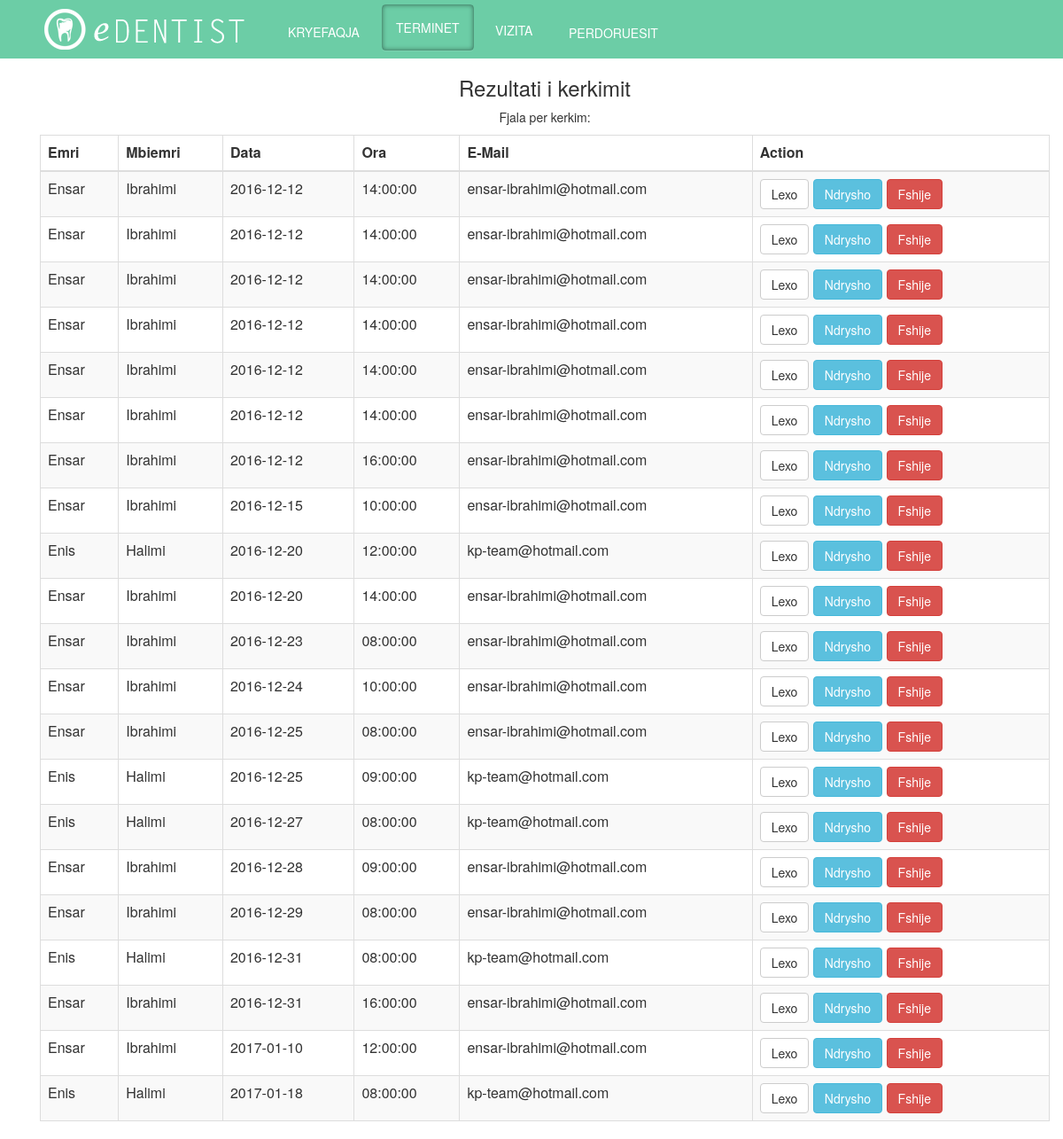
Page /admin/CRUD/search.php (signed in) on the earlier database version.
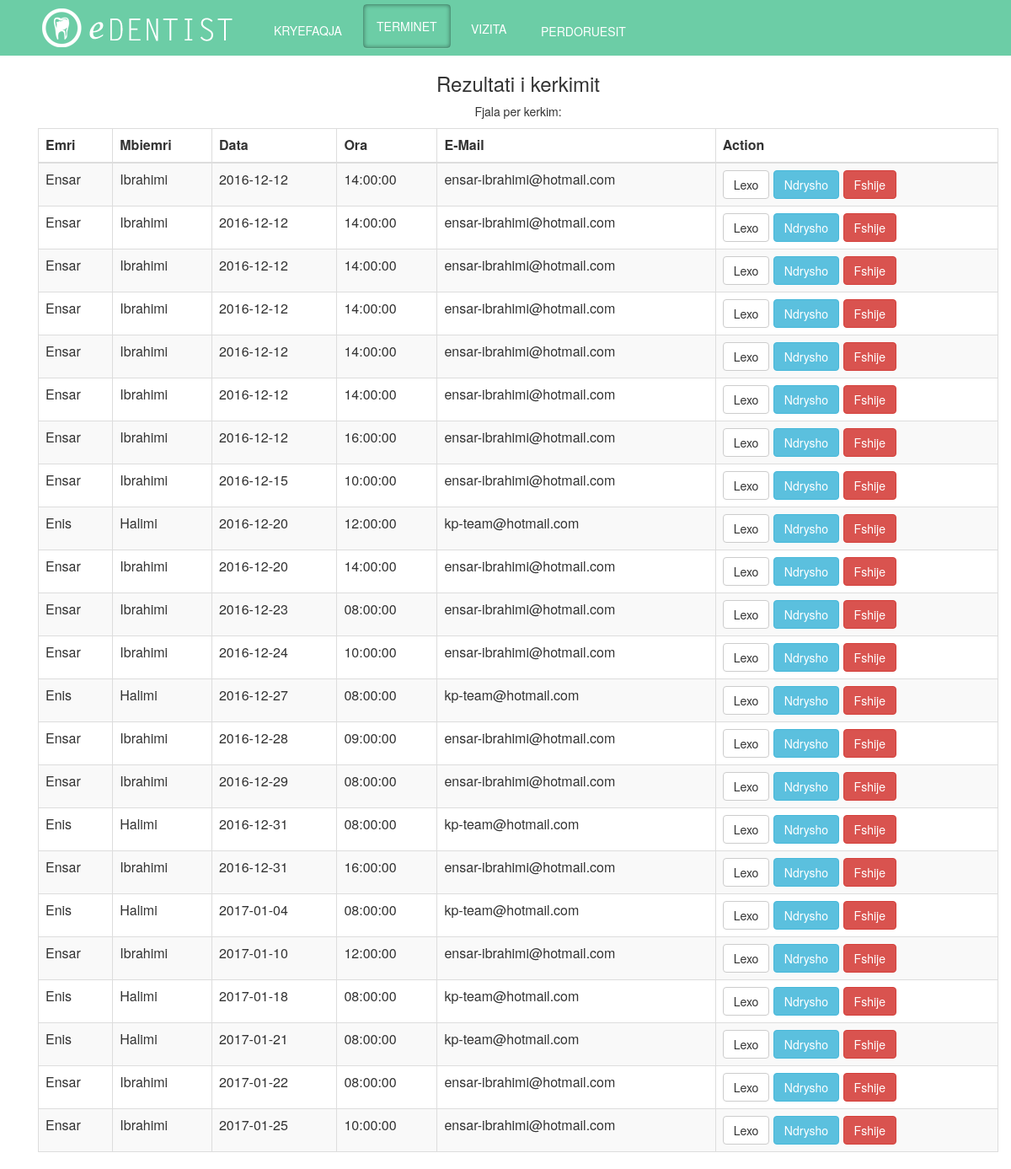
Same page on the later database version.
### tables this page shows
CREATE TABLE `user` (
  `user_id` int(11) NOT NULL,
  `username` varchar(100) NOT NULL,
  `password` varchar(100) NOT NULL,
  `name` varchar(100) NOT NULL,
  `surname` varchar(100) NOT NULL,
  `email` varchar(100) NOT NULL,
  `admin` tinyint(1) NOT NULL
);

CREATE TABLE `termini` (
  `id_termini` int(11) NOT NULL,
  `date` date NOT NULL,
  `time` time NOT NULL,
  `id_users` int(11) NOT NULL
);

### admin/CRUD/search.php (the view, shortened to what this page needs)
<?php
if(!isset($_SESSION['logged_in']))
 {
     $message = "Nuk keni akses.";
     echo "<script type='text/javascript'>alert('$message');</script>" ;
      header("refresh:0 url=../index.php");
 }
 else if($_SESSION['mof'] == 0)
 {
      $message = "Nuk keni akses.";
     echo "<script type='text/javascript'>alert('$message');</script>" ;
      header("refresh:0 url=../index.php");
 }
 else{
     $term= null;
    if (!empty($_GET))
    {
        $term = $_GET['id'];
    }
    else{
    $term = $_POST['srch-term'];
    }
      ?>
  <head>
	<link rel="stylesheet" type="text/css" href="../../css/mystyle.css">
	<link rel="stylesheet" type="text/css" href="../../css/hover.css">
    <link href="../../css/bootstrap.min.css" rel="stylesheet">
     <link rel="stylesheet" href="//code.jquery.com/ui/1.12.1/themes/base/jquery-ui.css">
    </head>
    <body>
    <div class = "navbar navbar-inverse navbar-fixed-top" id="header" >
        <div class = "container">
            <div class="collapse navbar-collapse" id="navbar-collapse">
                <ul class ="nav navbar-nav">
                    <li><a href="../index.php" id="logo"></a></li>
                    <li><a href="../../index.php" class="hvr-underline-from-left" id="links">KRYEFAQJA</a></li>
                    <li><a href="../index.php" class="hvr-underline-from-left" id="active">TERMINET</a></li>
                           <li><a href="../?admin=vizita" class="hvr-underline-from-left"id="links">VIZITA </a></li>
                    <li><a href="../?admin=userat" class="hvr-underline-from-left" id="links">PERDORUESIT </a></li>
                 </ul>
             </div>
        </div>
    </div>
<div class ="container" id="content" align="center">
     <div class="container">
            <div class="row">
                <h3>Rezultati i kerkimit</h3>
                <p>Fjala per kerkim: <?php echo $term;?></p>
            </div>
                <table class="table table-striped table-bordered">
                  <thead>
                    <tr>
                      <th>Emri</th>
                      <th>Mbiemri</th>
                      <th>Data</th>
                      <th>Ora</th>
                      <th>E-Mail</th>
                      <th>Action</th>
                    </tr>
                  </thead>
                  <tbody>
                  <?php
                  $selektimi = "SELECT u.user_id, u.name, u.surname, t.date, t.time, u.email, t.id_termini FROM user AS u INNER JOIN termini AS t ON u.user_id=t.id_users WHERE u.name LIKE '%".$term."%' OR u.surname LIKE '%".$term."%' OR u.username LIKE '%".$term."%' OR u.email LIKE '%".$term."%' OR t.time LIKE '%".$term."%' OR t.date LIKE '%".$term."%'  ORDER BY `t`.`date` ASC, t.time ASC";
                    		$result = mysql_query($selektimi) or die ('invalid query:'. mysql_error());
                       if(mysql_num_rows($result)== 0){
            $message = "Nuk eshte gjetur asnje e dhene. Provoni perseri";
                        echo "<script type='text/javascript'>alert('$message');</script>";
                        header("refresh:0;url=../index.php");
        }
                else{
                       while($row = mysql_fetch_array($result))
		{
			list($user_id, $name, $surname,  $date, $time, $email, $termini_id )=$row;
			echo '  <tr>';
			echo '<td>'.$name.'</td>';
			echo '<td>'.$surname.'</td>';
			echo '<td>'.$date.'</td>';
			echo '<td>'.$time.'</td>';
			echo '<td>'.$email.'</td>';
                        echo '<td><a class="btn btn-default" href="read.php?id='.$termini_id.'" >Lexo</a>';
                        echo '<a class="btn btn-info   " href="update.php?id='.$termini_id.'" >Ndrysho</a>';
                        echo '<a class="btn btn-danger" href="delete.php?id='.$termini_id.'" >Fshije</a></td>';
			echo '  </tr>';
		}
                }
                  ?>
                  </tbody>
            </table>
     </div>
        </div>
 <?php }

### css/mystyle.css (style rules this page uses)
#header { margin: 0px; }
body { color: #666666; margin : 0px; font-family:"Letter Gothic Bold", Letter Gothic, sans-serif; background-color: #CCCCCC; }
#header #links, #links:hover { color:#FFFFFF; background-color:#6ccda6; margin-left: 10px; }
#logo { position: relative; display: inline; background-image: url("../images/logo.png"); width: 250px; height: 60px; float: left; padding: 0px; margin:0px 0px 0px 20px; }
#links { margin:5% 0px 0px 10%; }
#header #active { background: none; box-shadow: inset 0 0 5px rgba(0,0,0, 0.4), rgba(255,255,255,0.1) 0 1px 0; border-radius: 4px; border: 1px solid rgba(0,0,0,0.25); color: #fff; margin-left: 10px; }

Differences in the rows shown:
now on one of the page's lists (row edited): user: name "Ensar", surname "Ibrahimi", termini.date "2017-01-25", termini.time "10:00:00", email "ensar-ibrahimi@hotmail.com"
changed user "Ensar": termini.date "2016-12-25" → "2016-12-28"; termini.time "08:00:00" → "09:00:00"; termini.date "2016-12-28" → "2016-12-29"; termini.time "09:00:00" → "08:00:00"; termini.date "2016-12-29" → "2016-12-31"; termini.time "08:00:00" → "16:00:00"; termini.date "2016-12-31" → "2017-01-10"; termini.time "16:00:00" → "12:00:00"; termini.date "2017-01-10" → "2017-01-22"; termini.time "12:00:00" → "08:00:00"
now on one of the page's lists (row unchanged): user: name "Enis", surname "Halimi", termini.date "2017-01-21", termini.time "08:00:00", email "kp-team@hotmail.com"
computed for user "Enis": termini.date "2016-12-25" → "2016-12-27"; termini.time "09:00:00" → "08:00:00"; termini.date "2016-12-27" → "2016-12-31"; termini.date "2016-12-31" → "2017-01-04"
